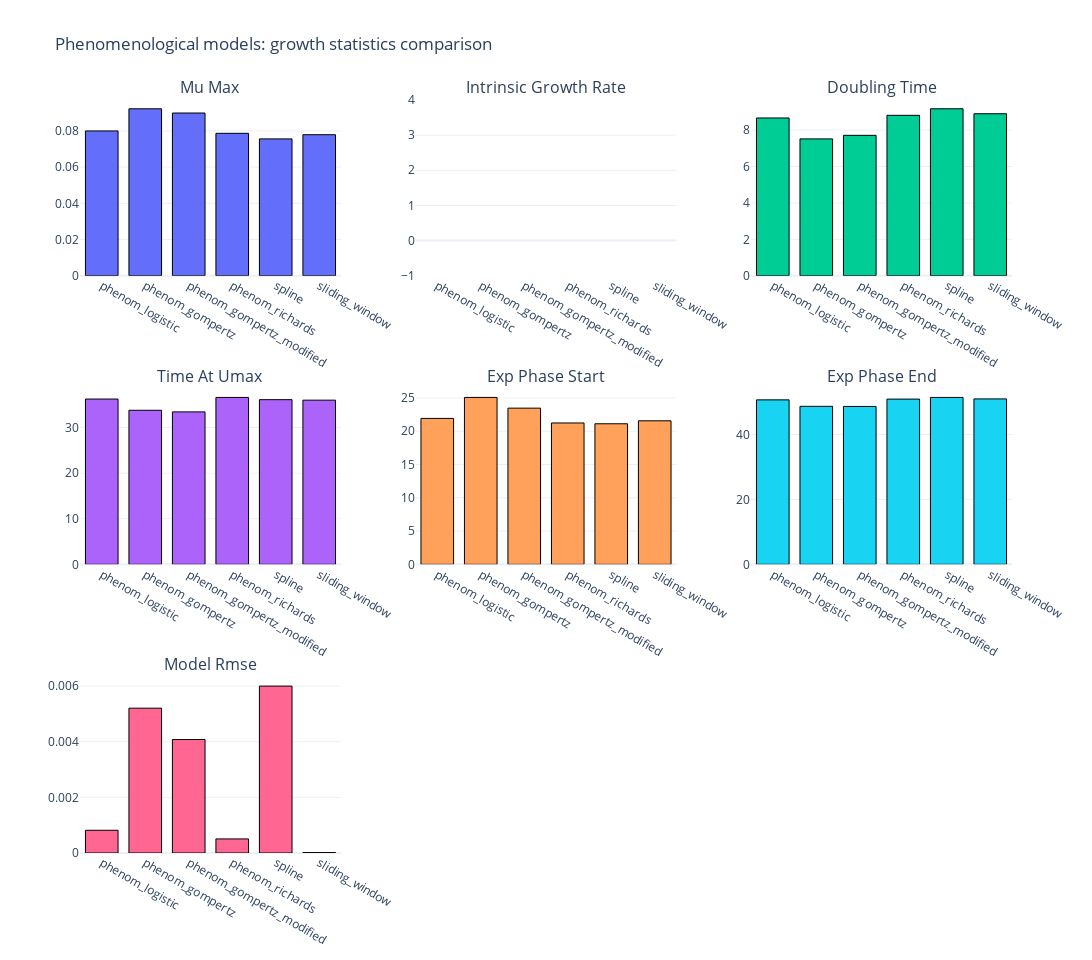

Source (notebook cell):
### Markdown cell above
## Phenomenological Models - Growth Statistics Comparison

Compare growth statistics across all phenomenological methods (parametric and non-parametric).

### Code cell
# Fit and extract stats for all phenomenological models (parametric and non-parametric)
phenom_fits, phenom_stats = compare_methods(
    time, 
    data, 
    model_family="phenomenological", # mechanistic or phenomenological
    phase_boundary_method="tangent", # tangent or threshold
    spline_s=0.2,
    window_points=7
)

# Plot growth statistics comparison for phenomenological models
fig_phenom_stats = plot_growth_stats_comparison(
    phenom_stats,
    title="Phenomenological models: growth statistics comparison",
)

fig_phenom_stats.show()

# Display as table
phenom_df = pd.DataFrame(phenom_stats).T[
    [
        "mu_max",
        "doubling_time",
        "time_at_umax",
        "exp_phase_start",
        "exp_phase_end",
        "model_rmse",
        "fit_method",
    ]
]
phenom_df

### Figure 1 — Plotly figure (JSON) as saved in the notebook; plotly's stock layout.template omitted (floating-point values rounded to 4 significant figures)
{"data": [{"marker": {"line": {"color": "black", "width": 1}}, "showlegend": false, "type": "bar", "x": ["phenom_logistic", "phenom_gompertz", "phenom_gompertz_modified", "phenom_richards", "spline", "sliding_window"], "xaxis": "x", "y": [0.07998, 0.09221, 0.08987, 0.07866, 0.07558, 0.07789], "yaxis": "y"}, {"marker": {"line": {"color": "black", "width": 1}}, "showlegend": false, "type": "bar", "x": ["phenom_logistic", "phenom_gompertz", "phenom_gompertz_modified", "phenom_richards", "spline", "sliding_window"], "xaxis": "x2", "y": [null, null, null, null, null, null], "yaxis": "y2"}, {"marker": {"line": {"color": "black", "width": 1}}, "showlegend": false, "type": "bar", "x": ["phenom_logistic", "phenom_gompertz", "phenom_gompertz_modified", "phenom_richards", "spline", "sliding_window"], "xaxis": "x3", "y": [8.667, 7.517, 7.713, 8.812, 9.171, 8.898], "yaxis": "y3"}, {"marker": {"line": {"color": "black", "width": 1}}, "showlegend": false, "type": "bar", "x": ["phenom_logistic", "phenom_gompertz", "phenom_gompertz_modified", "phenom_richards", "spline", "sliding_window"], "xaxis": "x4", "y": [36.25, 33.78, 33.43, 36.6, 36.11, 36], "yaxis": "y4"}, {"marker": {"line": {"color": "black", "width": 1}}, "showlegend": false, "type": "bar", "x": ["phenom_logistic", "phenom_gompertz", "phenom_gompertz_modified", "phenom_richards", "spline", "sliding_window"], "xaxis": "x5", "y": [21.92, 25.08, 23.47, 21.24, 21.12, 21.57], "yaxis": "y5"}, {"marker": {"line": {"color": "black", "width": 1}}, "showlegend": false, "type": "bar", "x": ["phenom_logistic", "phenom_gompertz", "phenom_gompertz_modified", "phenom_richards", "spline", "sliding_window"], "xaxis": "x6", "y": [50.66, 48.67, 48.63, 50.89, 51.4, 50.95], "yaxis": "y6"}, {"marker": {"line": {"color": "black", "width": 1}}, "showlegend": false, "type": "bar", "x": ["phenom_logistic", "phenom_gompertz", "phenom_gompertz_modified", "phenom_richards", "spline", "sliding_window"], "xaxis": "x7", "y": [0.0008165, 0.005205, 0.00408, 0.000506, 0.006, 1.438e-05], "yaxis": "y7"}], "layout": {"annotations": [{"font": {"size": 16}, "showarrow": false, "text": "Mu Max", "x": 0.14, "xanchor": "center", "xref": "paper", "y": 1.0, "yanchor": "bottom", "yref": "paper"}, {"font": {"size": 16}, "showarrow": false, "text": "Intrinsic Growth Rate", "x": 0.5, "xanchor": "center", "xref": "paper", "y": 1.0, "yanchor": "bottom", "yref": "paper"}, {"font": {"size": 16}, "showarrow": false, "text": "Doubling Time", "x": 0.86, "xanchor": "center", "xref": "paper", "y": 1.0, "yanchor": "bottom", "yref": "paper"}, {"font": {"size": 16}, "showarrow": false, "text": "Time At Umax", "x": 0.14, "xanchor": "center", "xref": "paper", "y": 0.6167, "yanchor": "bottom", "yref": "paper"}, {"font": {"size": 16}, "showarrow": false, "text": "Exp Phase Start", "x": 0.5, "xanchor": "center", "xref": "paper", "y": 0.6167, "yanchor": "bottom", "yref": "paper"}, {"font": {"size": 16}, "showarrow": false, "text": "Exp Phase End", "x": 0.86, "xanchor": "center", "xref": "paper", "y": 0.6167, "yanchor": "bottom", "yref": "paper"}, {"font": {"size": 16}, "showarrow": false, "text": "Model Rmse", "x": 0.14, "xanchor": "center", "xref": "paper", "y": 0.2333, "yanchor": "bottom", "yref": "paper"}], "bargap": 0.25, "height": 960, "title": {"text": "Phenomenological models: growth statistics comparison"}, "width": 1200, "xaxis": {"anchor": "y", "domain": [0, 0.28]}, "xaxis2": {"anchor": "y2", "domain": [0.36, 0.64]}, "xaxis3": {"anchor": "y3", "domain": [0.72, 1]}, "xaxis4": {"anchor": "y4", "domain": [0, 0.28]}, "xaxis5": {"anchor": "y5", "domain": [0.36, 0.64]}, "xaxis6": {"anchor": "y6", "domain": [0.72, 1]}, "xaxis7": {"anchor": "y7", "domain": [0, 0.28]}, "xaxis8": {"anchor": "y8", "domain": [0.36, 0.64]}, "xaxis9": {"anchor": "y9", "domain": [0.72, 1]}, "yaxis": {"anchor": "x", "domain": [0.7667, 1.0]}, "yaxis2": {"anchor": "x2", "domain": [0.7667, 1.0]}, "yaxis3": {"anchor": "x3", "domain": [0.7667, 1.0]}, "yaxis4": {"anchor": "x4", "domain": [0.3833, 0.6167]}, "yaxis5": {"anchor": "x5", "domain": [0.3833, 0.6167]}, "yaxis6": {"anchor": "x6", "domain": [0.3833, 0.6167]}, "yaxis7": {"anchor": "x7", "domain": [0, 0.2333]}, "yaxis8": {"anchor": "x8", "domain": [0, 0.2333]}, "yaxis9": {"anchor": "x9", "domain": [0, 0.2333]}}}
